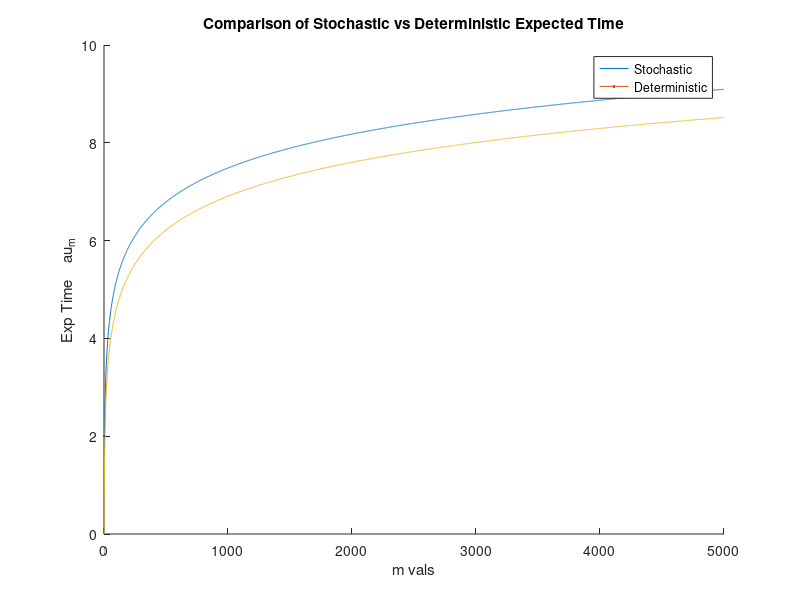

Reproduce this figure in MATLAB.
% Markov Chain Hw 9 Prob 4
% Cooper Wark
clear all; clc; close all;

beta = 1; % easy beta val comp
maxm = 5000; % max particles

mvals = 1:maxm; % array 1-> m max
exp_tau_sto = zeros(1,maxm);
tdet = zeros(1,maxm);

for m = 1:maxm
    if m == 1
        exp_tau_sto(m) = 0; % t to 1 part when start at 1 0
    else
        karr = 1:(m-1);
        exp_tau_sto(m) = sum(1./(karr*beta)); % summation term to max m
    end
    tdet(m) = log(m)/beta;
end

figure(); hold on;
plot(mvals,exp_tau_sto,lineWidth=2);
plot(mvals,tdet,lineWidth = 2);
xlabel("m vals");
ylabel("Exp Time \tau_m");
title("Comparison of Stochastic vs Deterministic Expected Time");
legend("Stochastic","Deterministic");
